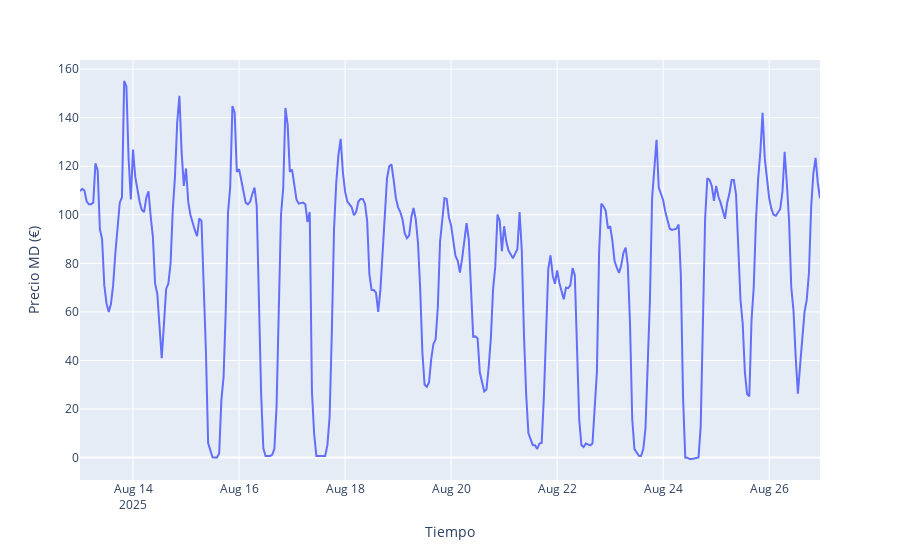

Notebook cell for this chart:
### Markdown cell above
Visualizamos la forma de la función target para las últimas 2 semanas

### Code cell
px.line(data_df.iloc[-2*24*7:], x='Datetime_hour', y='MD', labels={'MD':'Precio MD (€)', 'Datetime_hour':'Tiempo'})

### Figure 1 — Plotly figure (JSON) as saved in the notebook; plotly's stock layout.template omitted (floating-point values rounded to 4 significant figures; data arrays with more than 128 entries replaced by an {"elided": "..."} marker saying what was removed)
{"data": [{"hovertemplate": "Tiempo=%{x}<br>Precio MD (€)=%{y}<extra></extra>", "legendgroup": "", "line": {"color": "#636efa", "dash": "solid"}, "marker": {"symbol": "circle"}, "mode": "lines", "name": "", "orientation": "v", "showlegend": false, "type": "scatter", "x": {"elided": "336 str values"}, "xaxis": "x", "y": {"elided": "336 float values"}, "yaxis": "y"}], "layout": {"legend": {"tracegroupgap": 0}, "margin": {"t": 60}, "xaxis": {"anchor": "y", "domain": [0, 1], "title": {"text": "Tiempo"}}, "yaxis": {"anchor": "x", "domain": [0, 1], "title": {"text": "Precio MD (€)"}}}}
